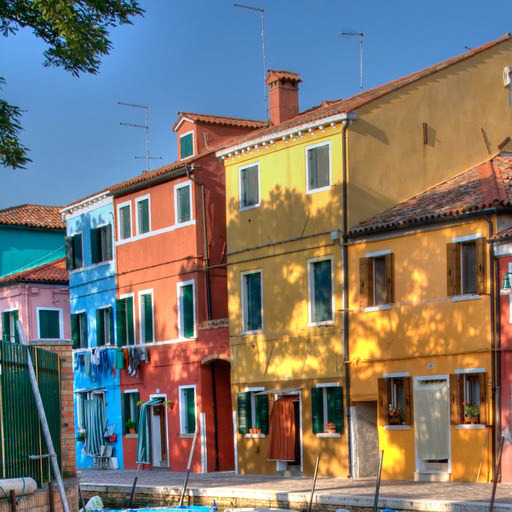
%> input picture tp5/house.png, 512 x 512 px
$ octave spaceHSV.m   (GNU Octave 9; MATLAB toolbox functions it lacks are replaced by stand-ins)
%> lines starting %> are read from the running program, lines starting %| are printed output that depends on the picture
close all;
clear all;

% To compare the color space HSV

I=double(imread('house.png'))/255;

HSV=rgb2hsv(I);
%> HSV: size 512x512x3 double; mean H, S, V 0.315, 0.528, 0.63
HSV_1=HSV;
HSV_1(:,:,2)=HSV_1(:,:,2)/2;
%> HSV_1: size 512x512x3 double; mean H, S, V 0.315, 0.264, 0.63

HSV_2=HSV;
HSV_2(:,:,2)=HSV_2(:,:,2)*1.5;
%> HSV_2: size 512x512x3 double; mean H, S, V 0.315, 0.792, 0.63

I_1=hsv2rgb(HSV_1);
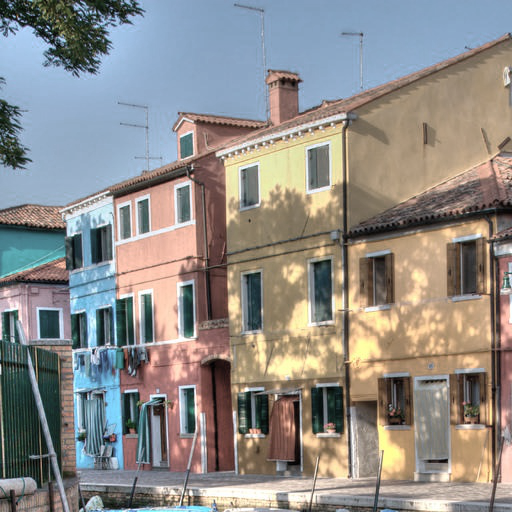
%> I_1: size 512x512x3 double; mean R, G, B 0.559, 0.548, 0.535
I_2=hsv2rgb(HSV_2);
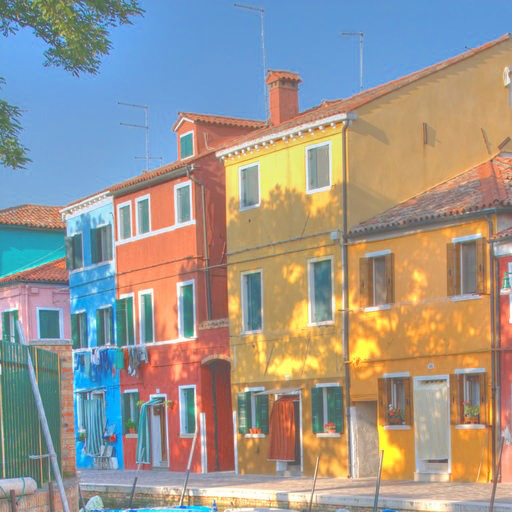
%> I_2: size 512x512x3 double; mean R, G, B 0.418, 0.386, 0.346; drawn with min black and max white

figure;
imshow(I);
title('Origin picture');

figure;
imshow(I_1);
title('S diminuer 50%');

figure;
imshow(I_2);
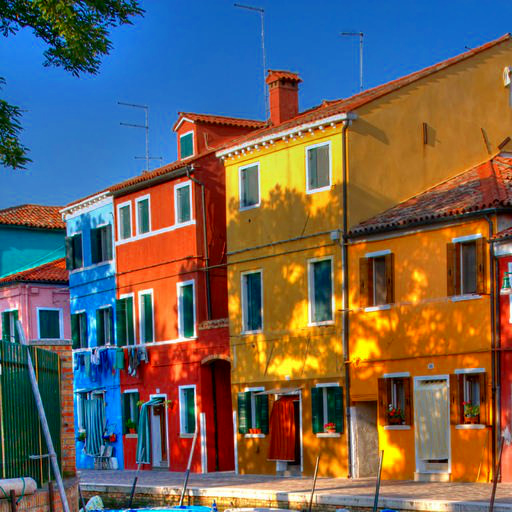
%> displayed picture: size 512x512x3, on the screen's scale of 0 to 255; mean R, G, B 109.4, 98.6, 90.9
title('S boost 50%');
